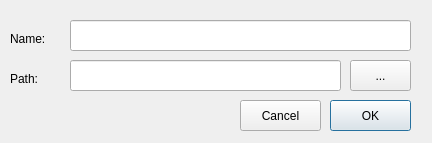
<?xml version="1.0" encoding="UTF-8"?>
<ui version="4.0">
 <class>Dialog</class>
 <widget class="QDialog" name="Dialog">
  <property name="geometry">
   <rect>
    <x>0</x>
    <y>0</y>
    <width>432</width>
    <height>143</height>
   </rect>
  </property>
  <property name="windowTitle">
   <string>New project</string>
  </property>
  <widget class="QLineEdit" name="nameEdit">
   <property name="geometry">
    <rect>
     <x>70</x>
     <y>20</y>
     <width>341</width>
     <height>31</height>
    </rect>
   </property>
  </widget>
  <widget class="QLineEdit" name="pathEdit">
   <property name="geometry">
    <rect>
     <x>70</x>
     <y>60</y>
     <width>271</width>
     <height>31</height>
    </rect>
   </property>
  </widget>
  <widget class="QPushButton" name="find">
   <property name="geometry">
    <rect>
     <x>350</x>
     <y>60</y>
     <width>61</width>
     <height>31</height>
    </rect>
   </property>
   <property name="text">
    <string>...</string>
   </property>
  </widget>
  <widget class="QPushButton" name="cancel">
   <property name="geometry">
    <rect>
     <x>240</x>
     <y>100</y>
     <width>81</width>
     <height>31</height>
    </rect>
   </property>
   <property name="text">
    <string>Cancel</string>
   </property>
  </widget>
  <widget class="QPushButton" name="ok">
   <property name="geometry">
    <rect>
     <x>330</x>
     <y>100</y>
     <width>81</width>
     <height>31</height>
    </rect>
   </property>
   <property name="text">
    <string>OK</string>
   </property>
   <property name="default">
    <bool>true</bool>
   </property>
   <property name="flat">
    <bool>false</bool>
   </property>
  </widget>
  <widget class="QLabel" name="label">
   <property name="geometry">
    <rect>
     <x>10</x>
     <y>30</y>
     <width>66</width>
     <height>17</height>
    </rect>
   </property>
   <property name="text">
    <string>Name:</string>
   </property>
  </widget>
  <widget class="QLabel" name="label_2">
   <property name="geometry">
    <rect>
     <x>10</x>
     <y>70</y>
     <width>66</width>
     <height>17</height>
    </rect>
   </property>
   <property name="text">
    <string>Path:</string>
   </property>
  </widget>
 </widget>
 <resources/>
 <connections/>
</ui>
